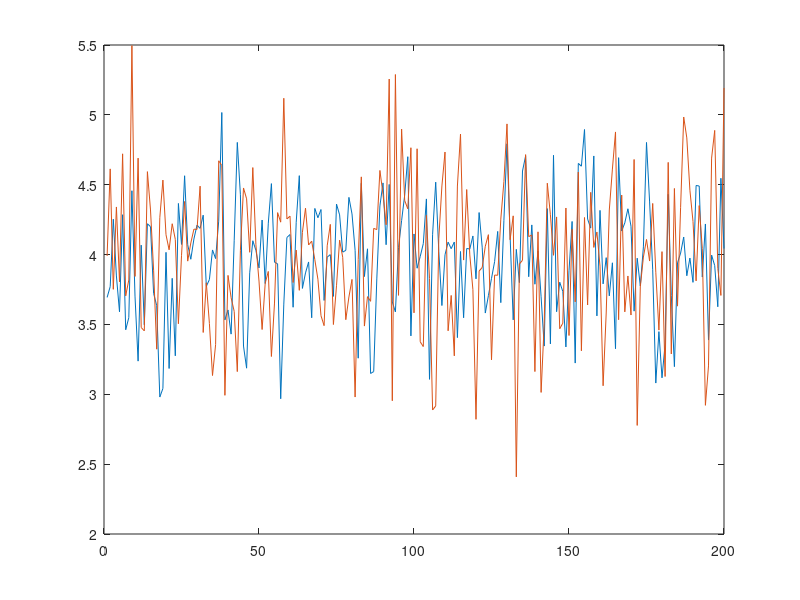

Source code (MATLAB):
clear all
close all
N=200;
K=400;
mu=4; %среднее по ансамблю
sigma=8;
xi = normrnd(mu,sigma,[N,K]); % генерация матрицы с К реализациями случайного процесса

%Строим среднее по ансамблю
figure
xi_average=zeros(N,1);
for i=1:N;
    for j=1:K;
        xi_average(i) = xi_average(i) + xi(i,j)/K;
    end
end
plot([1:N],xi_average)

hold on

% Строим среднее по времени
xi_average_t=zeros(N,1);
for i=1:N;
    for j=1:N;
        xi_average_t(i) = xi_average_t(i) + xi(j,i)/N;
    end
end
plot([1:N],xi_average_t)


                       